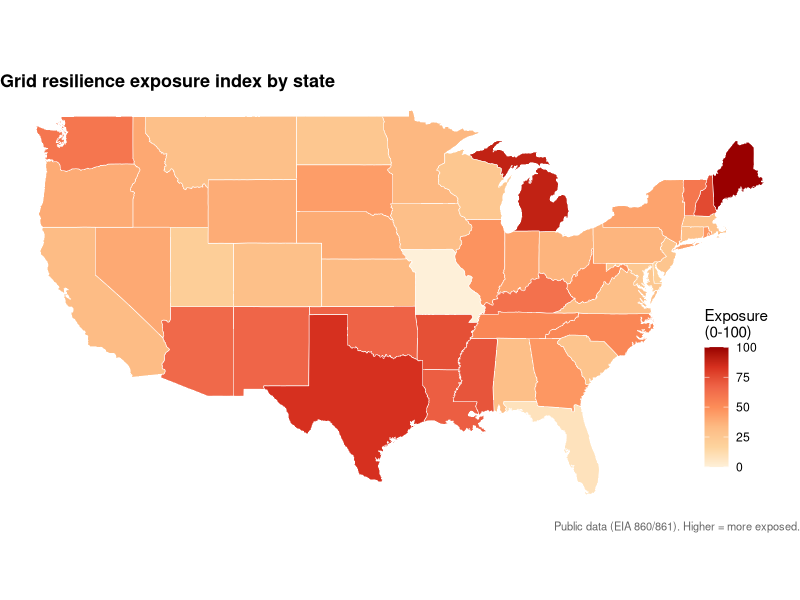

Here is the R script that generated this plot:
# Choropleth of the exposure index, drawn with sf + ggplot.
#
# The Python pipeline writes a geopandas map already; this is the version I
# use in writeups because ggplot gives me more control over the look. It reads
# the scored CSV the pipeline produces, joins it onto lower-48 state polygons,
# and also drops a GeoPackage so the result can be opened in QGIS/ArcGIS.
#
# Packages: sf, dplyr, ggplot2, maps
#   install.packages(c("sf", "dplyr", "ggplot2", "maps"))
# Run from the project root:
#   Rscript analysis/exposure_map.R

suppressPackageStartupMessages({
  library(sf)
  library(dplyr)
  library(ggplot2)
  library(maps)
})

scores <- read.csv("outputs/exposure_index.csv", stringsAsFactors = FALSE)

# Scores are keyed on 2-letter codes; the maps polygons use lower-case full
# names. A handful of states come in as multi-part shapes ("michigan:north"),
# so the colon suffix gets stripped before the join.
abbrev <- setNames(tolower(state.name), state.abb)
scores$name <- abbrev[scores$state]

us <- st_as_sf(maps::map("state", plot = FALSE, fill = TRUE))
us$name <- sub(":.*", "", us$ID)
us <- left_join(us, scores, by = "name")

# maps ships the lower 48 only, so AK/HI/DC won't land anywhere. Worth saying
# out loud rather than silently dropping them.
off_map <- setdiff(na.omit(scores$name), unique(us$name))
if (length(off_map)) {
  message("outside the lower-48 polygons: ", paste(off_map, collapse = ", "))
}

p <- ggplot(us) +
  geom_sf(aes(fill = exposure_score), color = "white", linewidth = 0.2) +
  scale_fill_distiller(palette = "OrRd", direction = 1, na.value = "grey85",
                       name = "Exposure\n(0-100)") +
  labs(title = "Grid resilience exposure index by state",
       caption = "Public data (EIA 860/861). Higher = more exposed.") +
  theme_void() +
  theme(plot.title = element_text(size = 13, face = "bold"),
        plot.caption = element_text(size = 8, color = "grey40"),
        legend.position = c(0.92, 0.3))

ggsave("outputs/exposure_map_r.png", p, width = 9, height = 5.5, dpi = 130)

# Spatial export for downstream GIS work — geometry plus the scores attached.
st_write(us, "outputs/exposure_states.gpkg", delete_dsn = TRUE, quiet = TRUE)

cat("wrote outputs/exposure_map_r.png and outputs/exposure_states.gpkg\n")
